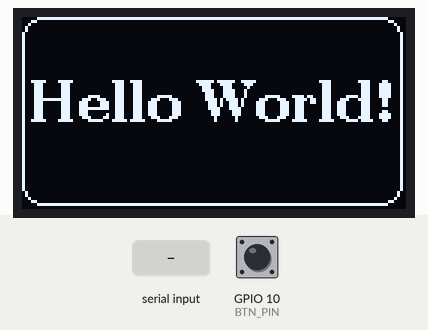
The sketch below on a simulated ESP32-C3. On the bench: 128×64 one-colour display. The test bench sets the inputs (shaded band); at power-on: GPIO 10 (BTN_PIN) HIGH. A WiFi scan finds three made-up networks; what the sketch prints to the serial monitor is not drawn.

Above: at 1.3 s.
1.4 s: "S" received over the second serial link
At 1.7 s:
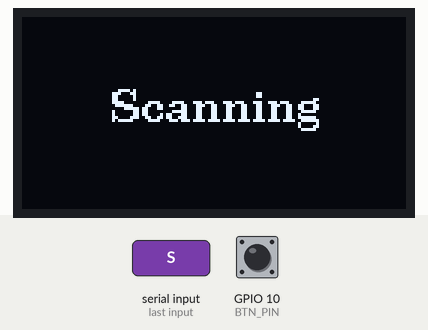
4.4 s: GPIO 10 (BTN_PIN) pulled LOW for 1 s
At 6.4 s:
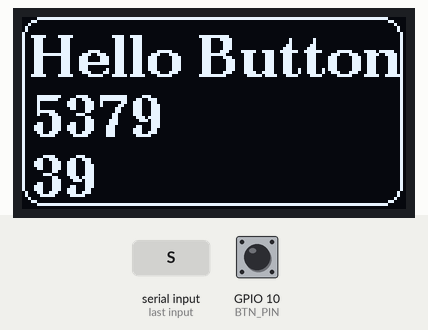
6.9 s: "?" received over the second serial link
At 8.1 s:
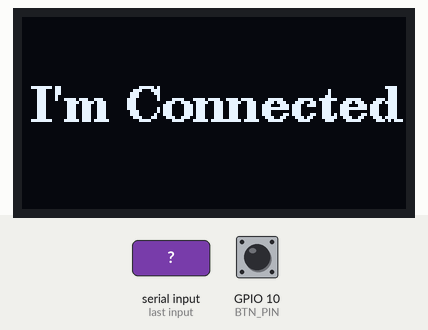
8.4 s: GPIO 10 (BTN_PIN) pulled LOW for 0.15 s
At 9.3 s:
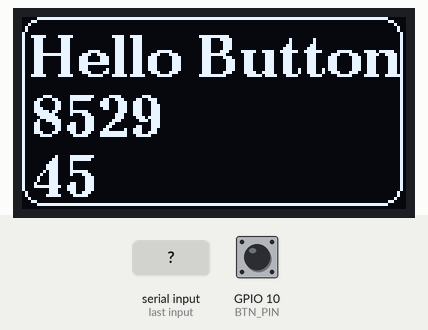
Timing chart, 0 to 11.4 s (numbered marks = the images above; inputs shaded):
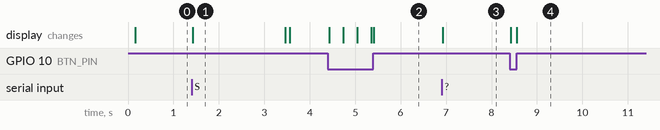

Measured:
- after the input at 1.4 s, the display: changes at once (image 1)
- after the input at 4.4 s, the display: first changes at once (image 2 shows a later state)
- after the input at 6.9 s, the display: changes at once (image 3)
- after the input at 8.4 s, the display: first changes at once (image 4 shows a later state)
- what the display in image 1 shows lasts 2.1 s, from 1.4 s to 3.5 s

The sketch:

ESP32_Demo_Mini_Platform_B.ino
```cpp
/*
    This sketch interfaces the ESP32-C3 to the Teensy 4.1 via serial port 2.
    It demonstrates how to receive a request for a scan for WiFi networks and
    report the results back via serial port and the LCD.

    If a 1.3" SH1106 OLED 128x64 display is attached to the ESP32-C3 I2C headers
    it also writes some info out to that display.

    This display uses the "U8g2lib.h" library that can be downloaded from the
    Arduino IDE.

    This is a simple variation of the ESP32 WiFiScan example program
    using :: https://github.com/olikraus/u8g2/wiki/u8g2reference#firstpage
*/

#include <Wire.h>
#include "WiFi.h"
#include <U8g2lib.h>

#define RX2 20  // Teensy 4.1 is connected to serial port #2
#define TX2 21
//#define SCREEN_WIDTH 128 // OLED display width, in pixels
//#define SCREEN_HEIGHT 32 // OLED display height, in pixels
#define BTN_PIN 10

U8G2_SH1106_128X64_NONAME_F_HW_I2C u8g2(U8G2_R2, /* reset=*/U8X8_PIN_NONE);
//===============================================================================
//  Initialization
//===============================================================================
void setup() {
  Serial.begin(115200);                         // USB port
  Serial1.begin(115200, SERIAL_8N1, RX2, TX2);  //Port connected to Teensy 4.1

  pinMode(BTN_PIN, INPUT_PULLUP);
  u8g2.begin();  // Initialize the SH1106 display if one is attached
  // Enable flip mode (rotates the display 180 degrees)
  u8g2.setFlipMode(1);  // 1 to enable, 0 to disable

  // Set WiFi to station mode and disconnect from an AP if previously connected
  WiFi.mode(WIFI_STA);
  WiFi.disconnect();
  delay(100);

  Serial.println("Setup done");
  // Print something to the SH1106 display if it is attached
  u8g2.firstPage();                     // Start the write to the display
  u8g2.setFont(u8g2_font_ncenB14_tr);   // Set the font
  u8g2.drawStr(3, 35, "Hello World!");  // Write 'Hello World!'
  u8g2.drawRFrame(0, 0, 127, 63, 7);    // Draw a rectangle around it
  u8g2.nextPage();                      // Completes the write to the display
}
//===============================================================================
//  Main
//===============================================================================
void loop() {
  static int ii = 0;
  if (!digitalRead(BTN_PIN)) {
    ii++;
    u8g2.firstPage();                      // Start the write to the display
    u8g2.setFont(u8g2_font_ncenB14_tr);    // Set the font
    u8g2.drawStr(3, 20, "Hello Button!");  // Write 'Hello World!'
    char szNum[32];
    sprintf(szNum, "%ld", millis());
    u8g2.drawStr(3, 40, szNum);
    sprintf(szNum, "%ld", ii);
    u8g2.drawStr(3, 60, szNum);
    u8g2.drawRFrame(0, 0, 127, 63, 7);  // Draw a rectangle around it
    u8g2.nextPage();                    // Completes the write to the display
  }
  if (Serial1.available()) {
    char command = Serial1.read();
    Serial.println(command);
    if (command == '?') {  // Are you there?
      Serial.println("Y");
      Serial1.print("Y");                     // Acknowledge I'm attached
      u8g2.firstPage();                       // if SH1106 attached, update with status
      u8g2.setFont(u8g2_font_ncenB12_tr);     // Set the font
      u8g2.drawStr(3, 35, "I'm Connected!");  // Respond to T4.1 query
      u8g2.nextPage();
    }
    if (command == 'S') {
      Serial.println("scan start");
      u8g2.firstPage();
      u8g2.setFont(u8g2_font_ncenB10_tr);  // Set the font
      u8g2.drawStr(30, 35, "Scanning");    // Update SH1106 display
      u8g2.nextPage();
      // WiFi.scanNetworks will return the number of networks found
      int n = WiFi.scanNetworks();
      Serial.println("scan done");
      if (n == 0) {
        Serial.println("no networks found");
        Serial1.println("No networks found");
      } else {
        Serial.print(n);
        Serial1.print(n);
        Serial.println(" Networks Found");
        Serial1.println(" Networks Found");
        for (int i = 0; i < n; ++i) {
          // Print SSID and RSSI for each network found to both USB and
          // out Serial2 to attached Teensy 4.1
          Serial.print(i + 1);
          Serial1.print(i + 1);
          Serial.print(": ");
          Serial1.print(": ");
          Serial.print(WiFi.SSID(i));
          Serial1.print(WiFi.SSID(i));
          Serial.print(" (");
          Serial1.print(" (");
          Serial.print(WiFi.RSSI(i));
          Serial1.print(WiFi.RSSI(i));
          Serial.print(")");
          Serial1.print(")");
          Serial.println((WiFi.encryptionType(i) == WIFI_AUTH_OPEN) ? " " : "*");
          Serial1.println((WiFi.encryptionType(i) == WIFI_AUTH_OPEN) ? " " : "*");
        }
        delay(10);
      }
      u8g2.setFont(u8g2_font_6x10_mf);  // Set the font
      int lineHt = u8g2.getMaxCharHeight();
      u8g2.clear();  // Clear the display
      u8g2.setCursor(0, lineHt);
      for (int i = 0; i < n; ++i) {
        u8g2.print(WiFi.SSID(i));
        u8g2.updateDisplay();
        u8g2.setCursor(0, lineHt * (i + 2));
        delay(10);
      }
    }
  }
  if (digitalRead(BTN_PIN) == LOW) {
    // button on pin 10 has been pressed - do something
  }
  WiFi.scanDelete();
}
```
